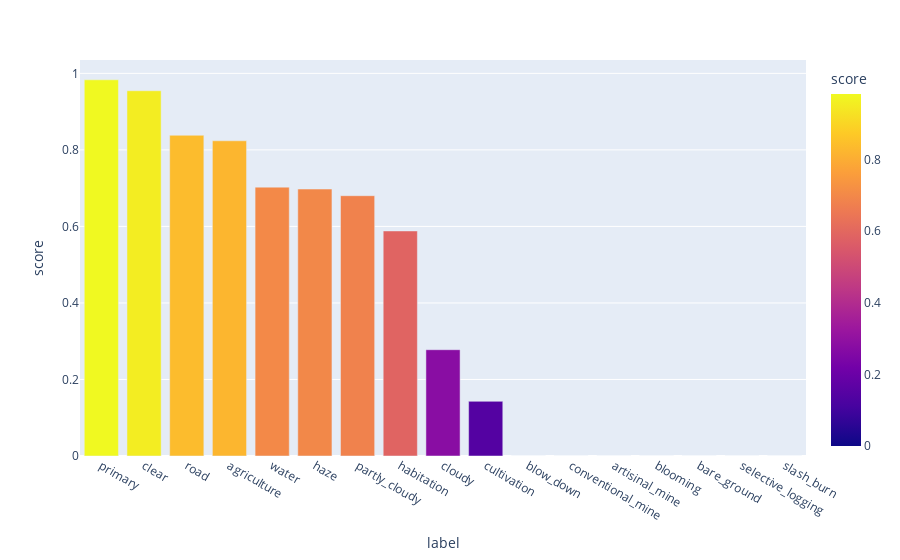

Notebook cell for this chart:
### Code cell
class_scores = {}
classes = encoder.classes_
for jdx in range(Y_val.shape[1]):
    y_val = Y_val[:, jdx].ravel()
    y_hat_val = (Y_hat_val[:, jdx].ravel() > threshs[jdx]).astype(float)
    score = fbeta_score(y_val, y_hat_val, beta=2)
    class_scores[classes[jdx]] = round(score, 4)

df_score = pd.DataFrame(dict(
    label=list(class_scores.keys()), score=list(class_scores.values()),
)).sort_values("score", ascending=False)
fig = px.bar(df_score, x="label", y="score", color="score")
fig.show()

### Figure 1 — Plotly figure (JSON) as saved in the notebook; plotly's stock layout.template omitted (floating-point values rounded to 4 significant figures)
{"data": [{"alignmentgroup": "True", "hovertemplate": "label=%{x}<br>score=%{marker.color}<extra></extra>", "legendgroup": "", "marker": {"color": [0.9832, 0.9546, 0.8382, 0.8238, 0.7027, 0.6977, 0.6803, 0.5882, 0.2778, 0.1429, 0, 0, 0, 0, 0, 0, 0], "coloraxis": "coloraxis", "pattern": {"shape": ""}}, "name": "", "offsetgroup": "", "orientation": "v", "showlegend": false, "textposition": "auto", "type": "bar", "x": ["primary", "clear", "road", "agriculture", "water", "haze", "partly_cloudy", "habitation", "cloudy", "cultivation", "blow_down", "conventional_mine", "artisinal_mine", "blooming", "bare_ground", "selective_logging", "slash_burn"], "xaxis": "x", "y": [0.9832, 0.9546, 0.8382, 0.8238, 0.7027, 0.6977, 0.6803, 0.5882, 0.2778, 0.1429, 0, 0, 0, 0, 0, 0, 0], "yaxis": "y"}], "layout": {"barmode": "relative", "coloraxis": {"colorbar": {"title": {"text": "score"}}, "colorscale": [[0, "#0d0887"], [0.1111, "#46039f"], [0.2222, "#7201a8"], [0.3333, "#9c179e"], [0.4444, "#bd3786"], [0.5556, "#d8576b"], [0.6667, "#ed7953"], [0.7778, "#fb9f3a"], [0.8889, "#fdca26"], [1, "#f0f921"]]}, "legend": {"tracegroupgap": 0}, "margin": {"t": 60}, "xaxis": {"anchor": "y", "domain": [0, 1], "title": {"text": "label"}}, "yaxis": {"anchor": "x", "domain": [0, 1], "title": {"text": "score"}}}}
